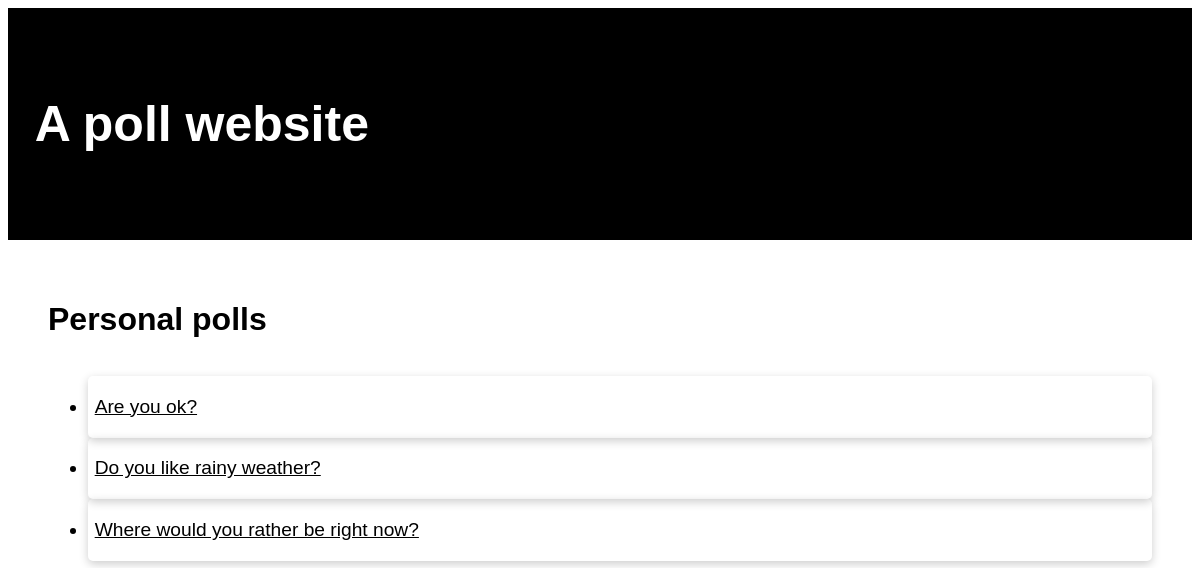
/polls/personal/, run on the app's committed database.
### polls/models.py (models this page shows, shortened)
class Category(models.Model):
    name = models.CharField(max_length=100, default='')
    slug = models.SlugField()

class Question(models.Model):
    question_text = models.CharField(max_length=200)
    pub_date = models.DateTimeField('date published')
    """
    With the way category is used in this project, one-to-one mapping
    would suffice since every question is only given one category.
    This could be extended with multiple categories and sub-categories though,
    hence ForeignKey is used here.
    """
    question_category = models.ForeignKey(Category, null=True, blank=True, default='', on_delete=models.SET_DEFAULT)

### polls/views.py (the view)
# urls.py: path('<slug:slug>/', views.show_category, name='category'),
def show_category(request, slug):
    category = get_object_or_404(Category, slug=slug)
    category_question_list = Question.objects.filter(question_category__slug=slug)
    context = {'category_question_list': category_question_list, 'category_name': category.name}
    return render(request, 'polls/category.html', context)

### polls/templates/polls/category.html
<html>
  {% load static %}
  <link
    rel="stylesheet"
    type="text/css"
    href="{% static 'polls/style.css' %}"
  />
  <head> </head>
  <body>
    <div class="header">
      <h1>A poll website</h1>
    </div>
    <div class="container">
      <h1>{{ category_name }} polls</h1>
      {% if category_question_list %}
      <ul>
        {% for question in category_question_list %}
        <div class="card">
          <li>
            <a href="{% url 'polls:detail' question.id %}"
              >{{ question.question_text }}</a
            >
          </li>
        </div>
        {% endfor %}
      </ul>
      {% else %}
      <p>No polls are available.</p>
      {% endif %}
    </div>
  </body>
</html>

### polls/static/polls/style.css (style rules this page uses)
.header { padding-top: 40pt; padding-bottom: 40pt; text-align: start; background: black; color: white; font-size: 30px; padding-left: 20pt; }
.header h1 { font-size: 50px; }
body { font-family: Arial, Helvetica, sans-serif; }
li { padding: 5pt; font-size: larger; }
li a { color: black; border-radius: 5px; }
h1 { font-size: xx-large; font-weight: bold; }
.container { display: flex; flex-direction: column; padding: 30pt; }
.card { box-shadow: 0px 3px 10px 0px rgba(0, 0, 0, 0.2); transition: 0.1s; border-radius: 5px; padding-top: 10pt; padding-bottom: 10pt; }
:root { --form-control-color: #be8476; }
*, *:before, *:after { box-sizing: border-box; }

### data on the page
Category: name "Personal"
Question: question_text "Are you ok?"
Question: question_text "Do you like rainy weather?"
Question: question_text "Where would you rather be right now?"
